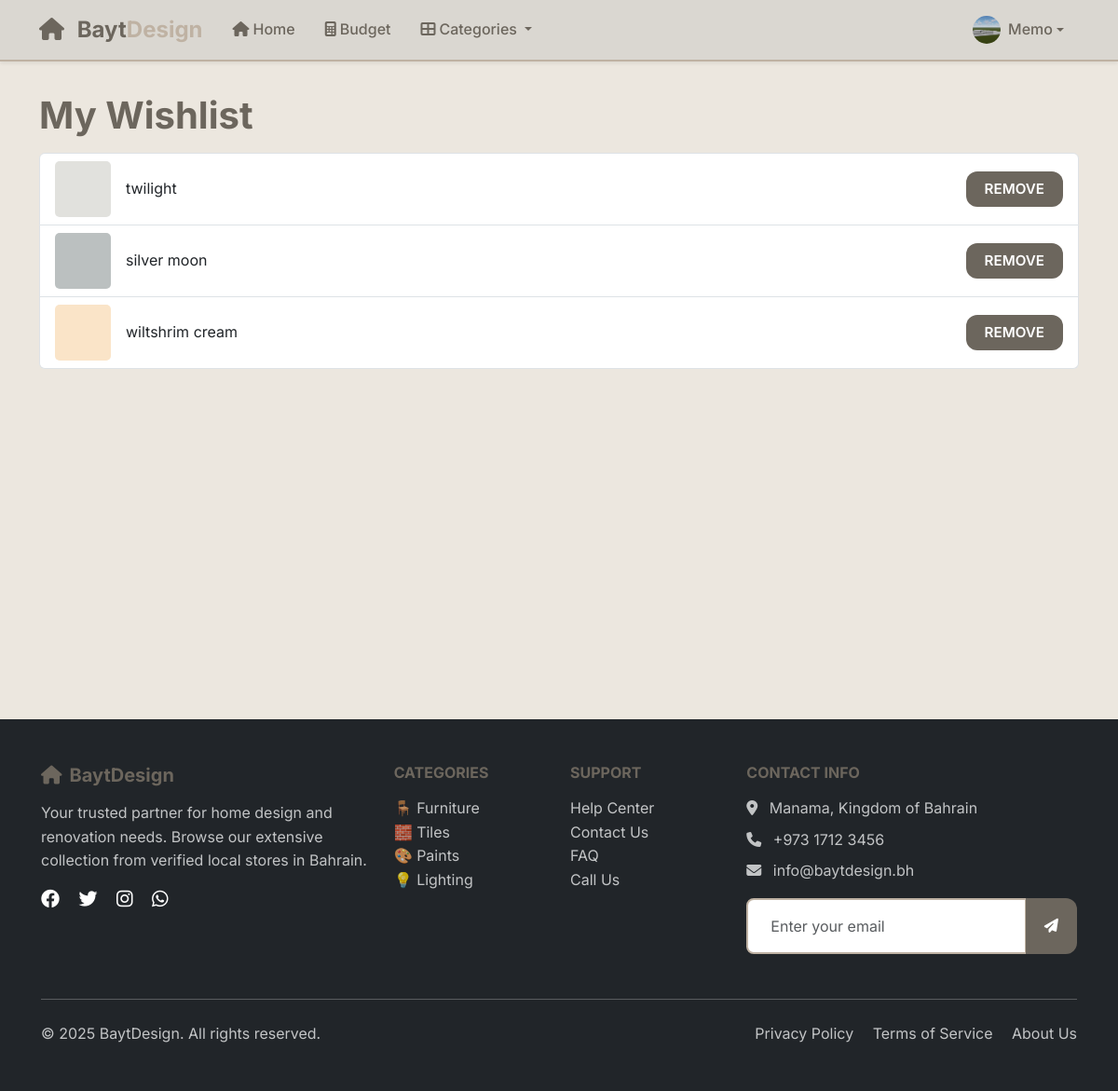
Screenshot of /wishlist/ (signed in) with the database file from the repository.
### main_app/models.py (models this page shows, shortened)
class UserProfile(models.Model):
    user = models.OneToOneField(User, on_delete=models.CASCADE, related_name='userprofile')
    profile_picture = models.ImageField(upload_to='profile_pictures/', blank=True, null=True)

class Wishlist(models.Model):
    user = models.ForeignKey(User, on_delete=models.CASCADE)
    product = models.ForeignKey(Product, on_delete=models.CASCADE)
    added_at = models.DateTimeField(auto_now_add=True)

class Product(models.Model):
    shop = models.ForeignKey(Shop, on_delete=models.CASCADE)
    name = models.CharField(max_length=200)
    price = models.DecimalField(max_digits=10, decimal_places=2)
    description = models.TextField(blank=True, null=True)
    image = models.ImageField(upload_to='product_images/', blank=True, null=True)
    is_available = models.BooleanField(default=True)

### main_app/views.py (the view)
# urls.py: path('wishlist/', views.wishlist_view, name='wishlist'),
@login_required
def wishlist_view(request):
    wishlist_items = Wishlist.objects.filter(user=request.user)
    return render(request, 'wishlist.html', {'wishlist_items': wishlist_items})

### main_app/templates/wishlist.html (shortened to what this page needs)
{% extends 'base.html' %}
{% load static %}
{% block content %}
<div class="container py-4">
    <h1 class="wish">My Wishlist</h1>
    {% if wishlist_items %}
        <ul class="list-group">
        {% for item in wishlist_items %}
            <li class="list-group-item d-flex justify-content-between align-items-center">
                <div class="d-flex align-items-center gap-3">
                    {% if item.product.image %}
                        <img src="{{ item.product.image.url }}" alt="{{ item.product.name }}" style="width: 60px; height: 60px; object-fit: cover; border-radius: 5px;">
                    {% else %}
                        <img src="{% static 'default-product.png' %}" alt="No image" style="width: 60px; height: 60px; object-fit: cover; border-radius: 5px;">
                    {% endif %}
                    <span>{{ item.product.name }}</span>
                </div>
                <div>
                    <a href="{% url 'remove_from_wishlist' item.id %}" class="btn btn-sm btn-danger">Remove</a>
                </div>
            </li>
        {% endfor %}
        </ul>
    {% else %}
        <p>Your wishlist is empty. <a href="{% url 'home' %}">Browse products</a></p>
    {% endif %}
</div>
{% endblock %}

### main_app/templates/base.html (shortened to what this page needs)
{% load static %}
<!DOCTYPE html>
<html lang="en">
  <head>
    <link href="https://cdn.jsdelivr.net/npm/bootstrap@5.3.2/dist/css/bootstrap.min.css" rel="stylesheet">
    <link rel="stylesheet" href="https://cdnjs.cloudflare.com/ajax/libs/font-awesome/6.4.0/css/all.min.css">
    <link rel="stylesheet" href="{% static 'css/base.css' %}" />
  </head>
  <body>
    <nav class="navbar navbar-expand-lg navbar-light bg-white shadow-sm fixed-top">
      <div class="container">
        <a class="navbar-brand fw-bold" href="/">
          <i class="fas fa-home text-primary me-2"></i>
          <span class="text-primary">Bayt</span><span class="text-secondary">Design</span>
        </a>
        <div class="collapse navbar-collapse" id="navbarNav">
          <ul class="navbar-nav me-auto">
            <li class="nav-item">
              <a class="nav-link" href="/">
                <i class="fas fa-home me-1"></i>Home
              </a>
            </li>
            <li class="nav-item">
              <a class="nav-link" href="{% url 'budget' %}">
                <i class="fas fa-calculator me-1"></i>Budget
              </a>
            </li>
            <li class="nav-item dropdown">
              <a class="nav-link dropdown-toggle" href="#" id="navbarDropdown" role="button" data-bs-toggle="dropdown" aria-expanded="false">
                <i class="fas fa-th-large me-1"></i>Categories
              </a>
            </li>
          </ul>
          <ul class="navbar-nav">
            {% if user.is_authenticated %}
              <li class="nav-item dropdown">
                <a class="nav-link dropdown-toggle d-flex align-items-center" href="#" id="userDropdown" role="button" data-bs-toggle="dropdown" aria-expanded="false">
                  <div class="user-avatar me-2">
                    {% if user.userprofile.profile_picture %}
                      <img src="{{ user.userprofile.profile_picture.url }}" alt="Profile Picture" class="rounded-circle" style="width: 30px; height: 30px; object-fit: cover;">
                    {% else %}
                      <i class="fas fa-user-circle" style="font-size: 30px;"></i>
                    {% endif %}
                  </div>
                  {% if user.first_name %}
                    {{ user.first_name|title }}
                  {% else %}
                    {{ user.username|title }}
                  {% endif %}
                </a>
              </li>
            {% endif %}
          </ul>
        </div>
      </div>
    </nav>
    <main class="main-content">
      {% block content %}{% endblock %}
    </main>
    <footer class="bg-dark text-white py-5 mt-5">
      <div class="container">
        <div class="row">
          <div class="col-lg-4 mb-4">
            <h5 class="text-primary mb-3">
              <i class="fas fa-home me-2"></i>BaytDesign
            </h5>
            <p class="text-light opacity-75">
              Your trusted partner for home design and renovation needs.
              Browse our extensive collection from verified local stores in Bahrain.
            </p>
            <div class="social-links">
              <a href="#" class="text-white me-3">
                <i class="fab fa-facebook fa-lg"></i>
              </a>
              <a href="#" class="text-white me-3">
                <i class="fab fa-twitter fa-lg"></i>
              </a>
              <a href="#" class="text-white me-3">
                <i class="fab fa-instagram fa-lg"></i>
              </a>
              <a href="#" class="text-white">
                <i class="fab fa-whatsapp fa-lg"></i>
              </a>
            </div>
          </div>
          <div class="col-lg-2 col-md-6 mb-4">
            <h6 class="text-uppercase mb-3">Categories</h6>
            <ul class="list-unstyled">
              <li><a href="#" class="text-light opacity-75 text-decoration-none">🪑 Furniture</a></li>
              <li><a href="#" class="text-light opacity-75 text-decoration-none">🧱 Tiles</a></li>
              <li><a href="#" class="text-light opacity-75 text-decoration-none">🎨 Paints</a></li>
              <li><a href="#" class="text-light opacity-75 text-decoration-none">💡 Lighting</a></li>
            </ul>
          </div>
          <div class="col-lg-2 col-md-6 mb-4">
            <h6 class="text-uppercase mb-3">Support</h6>
            <ul class="list-unstyled">
              <li><a href="#" class="text-light opacity-75 text-decoration-none">Help Center</a></li>
              <li><a href="#" class="text-light opacity-75 text-decoration-none">Contact Us</a></li>
              <li><a href="#" class="text-light opacity-75 text-decoration-none">FAQ</a></li>
              <li><a href="tel:+97317123456" class="text-light opacity-75 text-decoration-none">Call Us</a></li>
            </ul>
          </div>
          <div class="col-lg-4 mb-4">
            <h6 class="text-uppercase mb-3">Contact Info</h6>
            <p class="text-light opacity-75 mb-2">
              <i class="fas fa-map-marker-alt me-2"></i>
              Manama, Kingdom of Bahrain
            </p>
            <p class="text-light opacity-75 mb-2">
              <i class="fas fa-phone me-2"></i>
              +973 1712 3456
            </p>
            <p class="text-light opacity-75 mb-3">
              <i class="fas fa-envelope me-2"></i>
              info@baytdesign.bh
            </p>
            <form class="newsletter-form">
              <div class="input-group">
                <input type="email" class="form-control" placeholder="Enter your email" required>
                <button class="btn btn-primary" type="submit">
                  <i class="fas fa-paper-plane"></i>
                </button>
              </div>
            </form>
          </div>
        </div>
        <hr class="my-4 opacity-25">
        <div class="row align-items-center">
          <div class="col-md-6">
            <p class="mb-0 text-light opacity-75">
              &copy; {% now "Y" %} BaytDesign. All rights reserved.
            </p>
          </div>
          <div class="col-md-6 text-md-end">
            <a href="#" class="text-light opacity-75 text-decoration-none me-3">Privacy Policy</a>
            <a href="#" class="text-light opacity-75 text-decoration-none me-3">Terms of Service</a>
            <a href="#" class="text-light opacity-75 text-decoration-none">About Us</a>
          </div>
        </div>
      </div>
    </footer>
  </body>
</html>

### main_app/static/css/base.css (style rules this page uses)
:root { --primary-color: #6c665d; --primary-light: #A69B8D; --primary-dark: #5F7161; --secondary-color: #BFB2A3; --accent-color: #dad7d1; --font-primary: 'Inter', sans-serif; --font-heading: 'Inter', serif; --spacing-xs: 0.25rem; --spacing-sm: 0.5rem; --spacing-md: 1rem; --spacing-lg: 1.5rem; --spacing-xl: 2rem; --spacing-xxl: 3rem; --radius-sm: 0.375rem; --radius-md: 0.5rem; --radius-lg: 0.75rem; --radius-xl: 1rem; --radius-round: 50%; --shadow-sm: 0 1px 3px #5F7161; --shadow-md: 0 4px 6px #5F7161; --shadow-lg: 0 10px 15px #5F7161; --btn-hover-shadow: 0 6px 15px #5F7161; }
* { box-sizing: border-box; }
html { scroll-behavior: smooth; }
body { font-family: var(--font-primary); font-size: 16px; line-height: 1.6; color: var(--primary-color); background-color: #ece7df; min-height: 100vh; margin: 0; padding: 0; }
.main-content { padding-top: 76px; min-height: calc(100vh - 76px); }
h1 { font-family: var(--primary-light); font-weight: 700; line-height: 1.2; color: #decfbe; margin-bottom: var(--spacing-md); }
.wish { color:#6c665d; }
h2, h3, h4, h5, h6 { font-family: var(--font-heading); font-weight: 700; line-height: 1.2; color: var(--primary-color); margin-bottom: var(--spacing-md); }
.navbar { background: var(--accent-color) !important; border-bottom: 2px solid var(--secondary-color); box-shadow: var(--shadow-md); }
.navbar-brand { font-weight: 800; font-size: 1.5rem; color: var(--primary-color) !important; }
.nav-link { color: var(--primary-color) !important; font-weight: 500; padding: var(--spacing-sm) var(--spacing-md) !important; border-radius: var(--radius-md); position: relative; }
.btn { border: none; border-radius: var(--radius-lg); padding: 0.45rem 1.25rem; font-weight: 600; font-size: 0.95rem; text-transform: uppercase; cursor: pointer; color: white; background-color: var(--primary-color); transition: box-shadow 0.3s ease; }
.btn-primary, .btn-success, .btn-danger, .btn-info, .btn-warning, .btn-secondary, .btn-primary:hover, .btn-success:hover, .btn-danger:hover, .btn-info:hover, .btn-warning:hover, .btn-secondary:hover, .btn-primary:focus, .btn-success:focus, .btn-danger:focus, .btn-info:focus, .btn-warning:focus, .btn-secondary:focus, .btn-primary:active, .btn-success:active, .btn-danger:active, .btn-info:active, .btn-warning:active, .btn-secondary:active { background-color: var(--primary-color) !important; color: white !important; border: none !important; box-shadow: none !important; outline: none !important; }
.form-control { border: 2px solid var(--secondary-color); border-radius: var(--radius-md); padding: var(--spacing-md) var(--spacing-lg); background: white; color: var(--primary-color); font-size: 1rem; }
footer { background: var(--primary-color); color: var(--accent-color); padding: var(--spacing-xl); }
footer a { color: var(--accent-color); text-decoration: none; }
.text-primary { color: var(--primary-color) !important; }
.text-secondary { color: var(--secondary-color) !important; }

### rows the page displays
Wishlist: product.image (picture), product.name "twilight"
Wishlist: product.image (picture), product.name "silver moon"
Wishlist: product.image (picture), product.name "wiltshrim cream"

### other values shown
{{ user.first_name|title }} "Memo"
